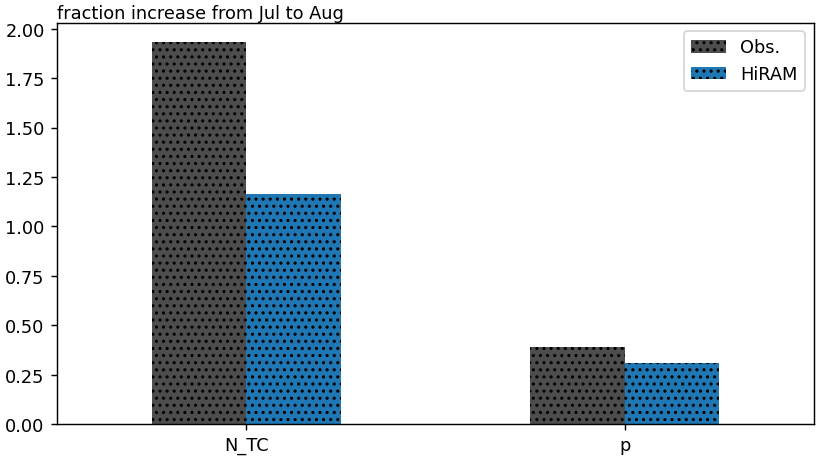

Write the Python code that produced this figure.
#!/usr/bin/env python
# Wenchang Yang (wenchang@princeton.edu)
# Wed May 27 15:19:27 EDT 2020
if __name__ == '__main__':
    from misc.timer import Timer
    tt = Timer(f'start {__file__}')
import sys, os.path, os, glob
import xarray as xr, numpy as np, pandas as pd
#import matplotlib.pyplot as plt
#more imports
#from ERA5.data_pTang_partial_cycle import get_cycle as get_cycle_pTangs_era5
#from amipHadISST.data_pTang_partial_cycle import get_cycle as get_cycle_pTangs_amipHadISST
#
if __name__ == '__main__':
    tt.check('end import')
#
#start from here
basin = 'NA'
datafile = __file__.replace('.py', f'.{basin}.csv')
if os.path.exists(datafile):
    df = pd.read_csv(datafile, index_col=0)
    print('[loaded]:', datafile)
else:
    from IBTrACS.data_ntc_cycle import get_cycle as get_cycle_ibtracs
    from amipHadISST.data_ntc_cycle import get_cycle as get_cycle_amipHadISST
    from ERA5.data_pTang_cycle import get_cycle as get_cycle_pTang_era5
    from amipHadISST.data_pTang_cycle import get_cycle as get_cycle_pTang_amipHadISST
    ds_ntc_obs = get_cycle_ibtracs(basin=basin)
    ds_ntc_model = get_cycle_amipHadISST(basin=basin)
    ds_p_obs = get_cycle_pTang_era5(basin=basin)
    ds_p_model = get_cycle_pTang_amipHadISST(basin=basin)
    dss = [[ds_ntc_obs, ds_p_obs], [ds_ntc_model, ds_p_model]]
    # fraction change from Jul to Aug
    func = lambda x: ( x.mclim.sel(month=8)/x.mclim.sel(month=7) - 1 )
    r = np.zeros(shape=(2,2)) + np.nan
    for i in range(2):
        for j in range(2):
            r[i,j] = dss[i][j].pipe(func).item()
    r = xr.DataArray(r, dims=['source', 'variable'], coords=[['Obs.', 'HiRAM'], ['N_TC', 'p']])
    df = r.rename(source='').transpose().to_pandas()
    df.to_csv(datafile)
    print('[saved]:', datafile)


def wyplot(ax=None):
    if ax is None:
        figsize = None#(6,5)
        fig,ax = plt.subplots(figsize=figsize)
    df.plot.bar(ax=ax, rot=0, color=['.3', 'C0'], hatch='...')
    ax.set_xlabel('')
    #ax.set_ylabel('% change from Jul to Aug')
    ax.set_ylabel('')
    ax.text(0, 1, 'fraction increase from Jul to Aug', ha='left', va='bottom', transform=ax.transAxes)#, fontsize='large')

if __name__ == '__main__':
    from wyconfig import * #my plot settings
    wyplot()
    
    figname = __file__.replace('.py', f'.png')
    if len(sys.argv)>1 and sys.argv[1] == 'savefig':
        wysavefig(figname)
    #print('[saved]:', figname)
    tt.check(f'**Done**')
    plt.show()
    
